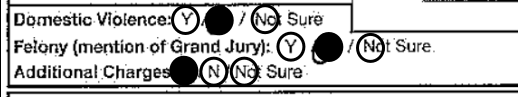
#> input picture opencv-test/util/form_circle.png, 518 x 97 px
$ python form_circle.py
#> lines starting #> are read from the running program, lines starting #| are printed output that depends on the picture; after the words box and inside, x2 and y2 are one past the last pixel; in counts of white or black regions, pixels touching at a corner belong together
from imutils.perspective import four_point_transform
from imutils import contours
import numpy as np
import imutils
import cv2.data

IMAGE_PATH = 'util/form_circle.png'

image = cv2.imread(IMAGE_PATH)
#> image is the input picture: shape (97, 518, 3); min 0, max 255, mean 195.2
output = image.copy()
gray = cv2.cvtColor(image, cv2.COLOR_BGR2GRAY)


# [20 lines of commented-out code are left out]
circles = cv2.HoughCircles(gray, cv2.HOUGH_GRADIENT, 1.5, 250, minRadius=5)
#> circles = [[50.25, 48.75, 44.3], [336.8, 48.75, 44.15]]

# ensure at least some circles were found
if circles is not None:
    # convert the (x, y) coordinates and radius of the circles to integers
    circles = np.round(circles[0, :]).astype("int")
#> circles = [[50, 49, 44], [337, 49, 44]]

    # loop over the (x, y) coordinates and radius of the circles
    for (x, y, r) in circles:
        # draw the circle in the output image, then draw a rectangle
        # corresponding to the center of the circle
        cv2.circle(output, (x, y), r, (0, 255, 0), 4)
#> this loop made 2 passes
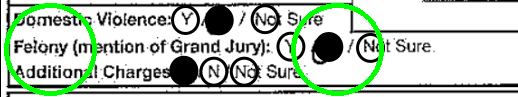
#> output: shape (97, 518, 3); 5.51% of pixels changed, all inside (x1, y1, x2, y2) = (4, 3, 384, 96)


    # show the output image
    cv2.imshow("output", np.hstack([image, output]))
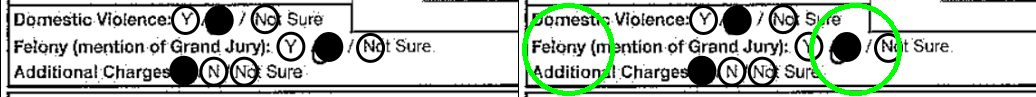
#> window 'output': shape (97, 1036, 3); mean B, G, R 190.2, 197.2, 190.2
    cv2.waitKey(0)

$ run again, with opencv-test/util/form_drug_crime.png copied over opencv-test/util/form_circle.png
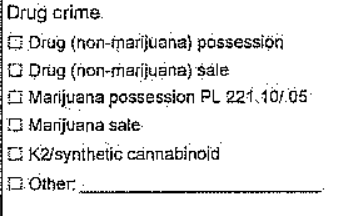
#> input picture opencv-test/util/form_drug_crime.png, 355 x 216 px
#> image is the input picture: shape (216, 355, 3); min 0, max 255, mean 232.9
#> `circles = cv2.HoughCircles(gray, cv2.HOUGH_GRADIENT, 1.5, 250, minRadi..`: circles = [[62.25, 69.75, 59.6], [351.8, 156.8, 352.4]]
#> `circles = np.round(circles[0, :]).astype("int")`: circles = [[62, 70, 60], [352, 157, 352]]
#> the loop `for (x, y, r) in circles:` made 2 passes
#> after the loop `for (x, y, r) in circles:`:
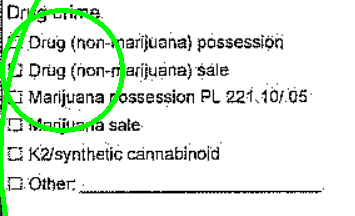
#> output: shape (216, 355, 3); 3.69% of pixels changed, all inside (x1, y1, x2, y2) = (0, 0, 125, 216)
#> `cv2.imshow("output", np.hstack([image, output]))`:
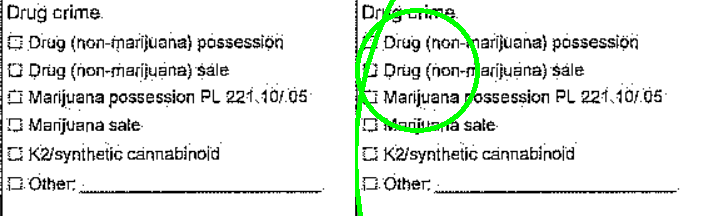
#> window 'output': shape (216, 710, 3); mean B, G, R 229.3, 234, 229.3

$ run again, with opencv-test/util/form_other_with_checked.png copied over opencv-test/util/form_circle.png
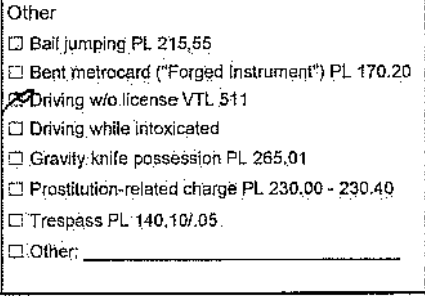
#> input picture opencv-test/util/form_other_with_checked.png, 425 x 296 px
#> image is the input picture: shape (296, 425, 3); min 0, max 255, mean 231.5
#> `circles = cv2.HoughCircles(gray, cv2.HOUGH_GRADIENT, 1.5, 250, minRadi..`: circles = [[78.75, 147.8, 78.65], [354.8, 159.8, 100.6]]
#> `circles = np.round(circles[0, :]).astype("int")`: circles = [[79, 148, 79], [355, 160, 101]]
#> the loop `for (x, y, r) in circles:` made 2 passes
#> after the loop `for (x, y, r) in circles:`:
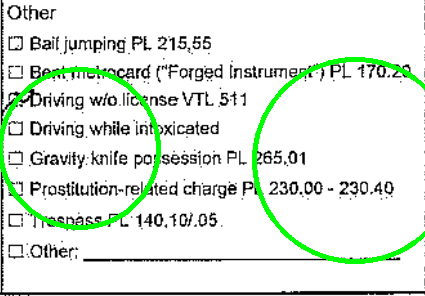
#> output: shape (296, 425, 3); 3.75% of pixels changed, all inside (x1, y1, x2, y2) = (0, 57, 425, 264)
#> `cv2.imshow("output", np.hstack([image, output]))`:
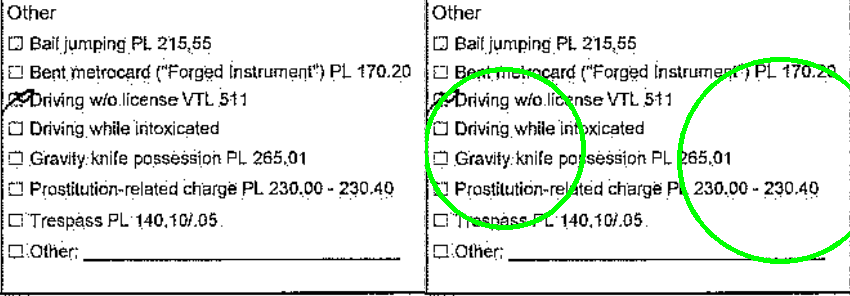
#> window 'output': shape (296, 850, 3); mean B, G, R 227.6, 232.4, 227.6
